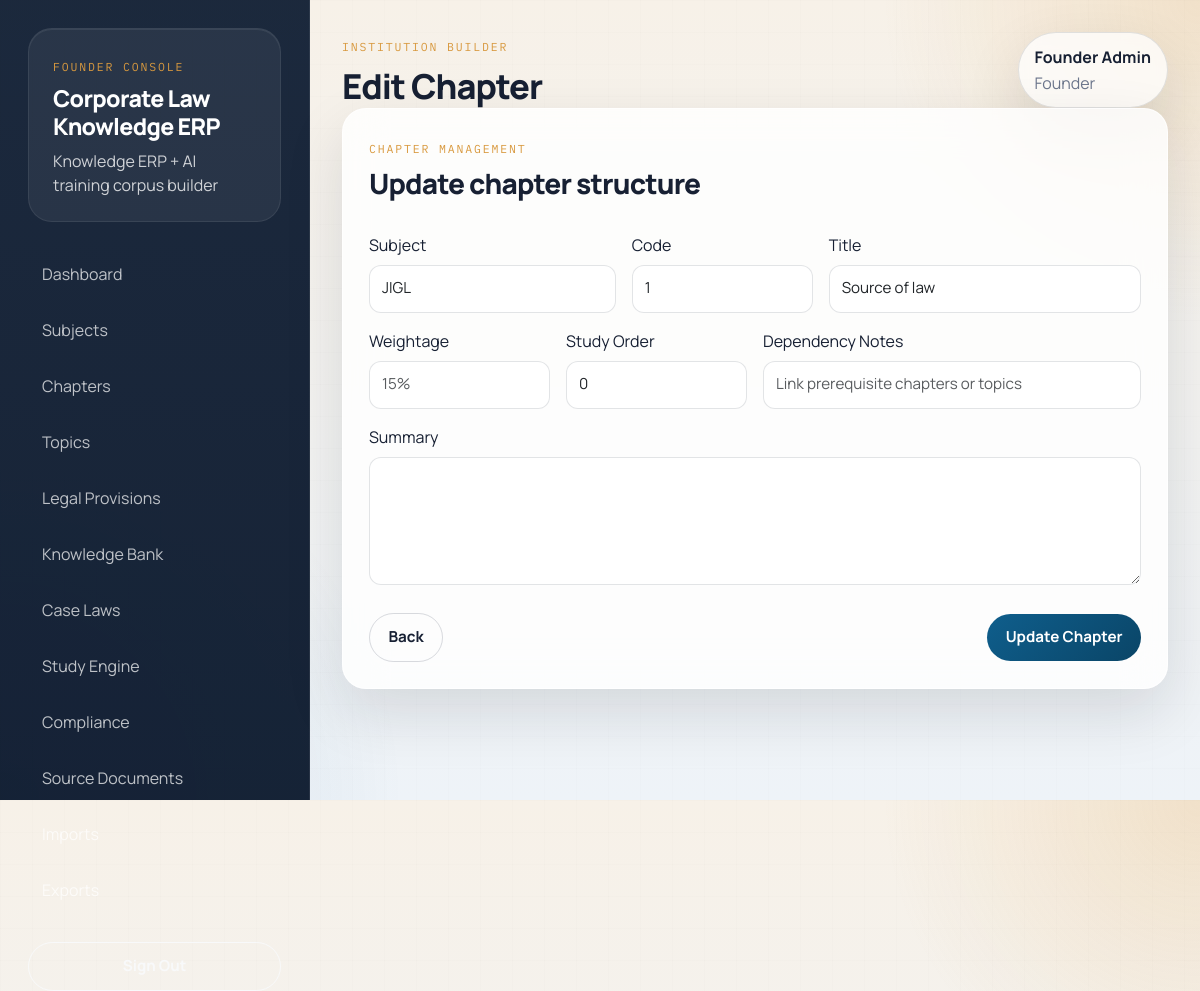
The page /chapters/edit/1 (signed in) on the database its author committed.
### tables this page shows
CREATE TABLE `chapters` (
  `id` int(10) UNSIGNED NOT NULL,
  `subject_id` int(10) UNSIGNED NOT NULL,
  `code` varchar(50) DEFAULT NULL,
  `title` varchar(190) NOT NULL,
  `weightage` varchar(50) DEFAULT NULL,
  `study_order` int(11) NOT NULL DEFAULT 0,
  `dependency_notes` text DEFAULT NULL,
  `summary` text DEFAULT NULL,
  `created_at` datetime NOT NULL,
  `updated_at` datetime NOT NULL
);

### app/Core/Controller.php (called while the page is built, shortened)
<?php
abstract class Controller
{
    protected function render(string $view, array $data = []): void
    {
        $viewFile = dirname(__DIR__) . '/Views/' . $view . '.php';
        extract($data, EXTR_SKIP);
        require $viewFile;
        require dirname(__DIR__) . '/Views/layouts/main.php';
    }
}

### app/Controllers/ChapterController.php (called while the page is built, shortened)
<?php
final class ChapterController extends Controller
{
    public function edit(int $id): void
    {
        $chapter = (new ChapterModel())->find($id);
        $this->render('chapters/form', [
            'title' => 'Edit Chapter',
            'chapter' => $chapter,
            'subjects' => (new SubjectModel())->options(),
        ]);
    }
}

### index.php (called while the page is built, shortened)
<?php
$app = require __DIR__ . '/app/bootstrap.php';
$app->run();

### app/bootstrap.php (called while the page is built, shortened)
<?php
spl_autoload_register(static function (string $class): void {
    $prefix = 'App\\';
    $relativePath = str_replace('\\', '/', substr($class, strlen($prefix)));
    $file = __DIR__ . '/' . $relativePath . '.php';
});
require __DIR__ . '/Support/helpers.php';
$config = require __DIR__ . '/Config/config.php';
$app = new App($config);
$app->get('/', [DashboardController::class, 'index']);
$app->get('/dashboard', [DashboardController::class, 'index']);
$app->get('/login', [AuthController::class, 'login'], false);
$app->post('/login', [AuthController::class, 'authenticate'], false);
$app->post('/logout', [AuthController::class, 'logout']);
$app->get('/subjects', [SubjectController::class, 'index']);
$app->get('/subjects/create', [SubjectController::class, 'create']);
$app->post('/subjects/store', [SubjectController::class, 'store']);
$app->get('/subjects/edit/{id}', [SubjectController::class, 'edit']);
$app->post('/subjects/update/{id}', [SubjectController::class, 'update']);
$app->post('/subjects/delete/{id}', [SubjectController::class, 'delete']);
$app->get('/chapters', [ChapterController::class, 'index']);
$app->get('/chapters/create', [ChapterController::class, 'create']);
$app->post('/chapters/store', [ChapterController::class, 'store']);
$app->get('/chapters/edit/{id}', [ChapterController::class, 'edit']);
$app->post('/chapters/update/{id}', [ChapterController::class, 'update']);
$app->post('/chapters/delete/{id}', [ChapterController::class, 'delete']);
$app->get('/topics', [TopicController::class, 'index']);
$app->get('/topics/create', [TopicController::class, 'create']);
$app->post('/topics/store', [TopicController::class, 'store']);
$app->get('/topics/edit/{id}', [TopicController::class, 'edit']);
$app->post('/topics/update/{id}', [TopicController::class, 'update']);
$app->post('/topics/delete/{id}', [TopicController::class, 'delete']);
$app->get('/legal-provisions', [LegalProvisionController::class, 'index']);
$app->get('/legal-provisions/create', [LegalProvisionController::class, 'create']);
$app->post('/legal-provisions/store', [LegalProvisionController::class, 'store']);
$app->get('/legal-provisions/edit/{id}', [LegalProvisionController::class, 'edit']);
$app->post('/legal-provisions/update/{id}', [LegalProvisionController::class, 'update']);
$app->post('/legal-provisions/delete/{id}', [LegalProvisionController::class, 'delete']);
$app->get('/knowledge', [KnowledgeController::class, 'index']);
$app->get('/knowledge/create', [KnowledgeController::class, 'create']);
$app->post('/knowledge/store', [KnowledgeController::class, 'store']);
$app->get('/knowledge/edit/{id}', [KnowledgeController::class, 'edit']);
$app->post('/knowledge/update/{id}', [KnowledgeController::class, 'update']);
$app->post('/knowledge/delete/{id}', [KnowledgeController::class, 'delete']);
$app->get('/case-laws', [CaseLawController::class, 'index']);
$app->get('/case-laws/create', [CaseLawController::class, 'create']);
$app->post('/case-laws/store', [CaseLawController::class, 'store']);
$app->get('/case-laws/edit/{id}', [CaseLawController::class, 'edit']);
$app->post('/case-laws/update/{id}', [CaseLawController::class, 'update']);
$app->post('/case-laws/delete/{id}', [CaseLawController::class, 'delete']);
$app->get('/study-items', [StudyItemController::class, 'index']);
$app->get('/study-items/create', [StudyItemController::class, 'create']);
$app->post('/study-items/store', [StudyItemController::class, 'store']);
$app->get('/study-items/edit/{id}', [StudyItemController::class, 'edit']);
$app->post('/study-items/update/{id}', [StudyItemController::class, 'update']);
$app->post('/study-items/delete/{id}', [StudyItemController::class, 'delete']);
$app->get('/compliance', [ComplianceController::class, 'index']);
$app->get('/compliance/create', [ComplianceController::class, 'create']);
$app->post('/compliance/store', [ComplianceController::class, 'store']);
$app->get('/compliance/edit/{id}', [ComplianceController::class, 'edit']);
$app->post('/compliance/update/{id}', [ComplianceController::class, 'update']);
$app->post('/compliance/delete/{id}', [ComplianceController::class, 'delete']);
$app->get('/source-documents', [SourceDocumentController::class, 'index']);
$app->get('/source-documents/create', [SourceDocumentController::class, 'create']);
$app->post('/source-documents/store', [SourceDocumentController::class, 'store']);
$app->get('/source-documents/edit/{id}', [SourceDocumentController::class, 'edit']);
$app->post('/source-documents/update/{id}', [SourceDocumentController::class, 'update']);
$app->post('/source-documents/delete/{id}', [SourceDocumentController::class, 'delete']);
$app->get('/imports', [ImportController::class, 'index']);
$app->post('/imports/upload', [ImportController::class, 'upload']);
$app->get('/imports/bulk-chapters-topics', [BulkChaptersTopicsController::class, 'index']);
$app->post('/imports/bulk-chapters-topics', [BulkChaptersTopicsController::class, 'handle']);
$app->get('/exports', [ExportController::class, 'index']);
$app->get('/exports/download', [ExportController::class, 'download']);
return $app;

### app/Core/Database.php (called while the page is built, shortened)
<?php
final class Database
{
    private static ?self $instance = null;
    private PDO $pdo;
    private function __construct(array $config)
    {
        $dsn = sprintf(
            'mysql:host=%s;port=%s;dbname=%s;charset=%s',
            $config['host'],
            $config['port'],
            $config['database'],
            $config['charset']
        );
        $this->pdo = new PDO($dsn, $config['username'], $config['password'], [
            PDO::ATTR_ERRMODE => PDO::ERRMODE_EXCEPTION,
            PDO::ATTR_DEFAULT_FETCH_MODE => PDO::FETCH_ASSOC,
        ]);
    }
    public static function init(array $config): self
    {
        if (! self::$instance) {
            self::$instance = new self($config);
        }
        return self::$instance;
    }
    public static function instance(): self
    {
        return self::$instance;
    }
    public function select(string $sql, array $params = []): array
    {
        $statement = $this->pdo->prepare($sql);
        $statement->execute($params);
        return $statement->fetchAll();
    }
    public function selectOne(string $sql, array $params = []): ?array
    {
        $statement = $this->pdo->prepare($sql);
        $statement->execute($params);
        $result = $statement->fetch();
        return $result ?: null;
    }
}

### app/Core/Model.php (called while the page is built, shortened)
<?php
abstract class Model
{
    protected Database $db;
    protected string $table;
    protected string $primaryKey = 'id';
    public function __construct()
    {
        $this->db = Database::instance();
    }
    public function find(int $id): ?array
    {
        return $this->db->selectOne(
            "SELECT * FROM {$this->table} WHERE {$this->primaryKey} = :id LIMIT 1",
            ['id' => $id]
        );
    }
}

### app/Support/helpers.php (called while the page is built, shortened)
<?php
function config(string $key, mixed $default = null): mixed
{
    return App::instance()->config($key, $default);
}
function base_url(): string
{
    return rtrim((string) config('base_url', ''), '/');
}
function url(string $path = ''): string
{
    $path = trim($path);
    return base_url() . '/' . ltrim($path, '/');
}
function e(string|null $value): string
{
    return htmlspecialchars((string) $value, ENT_QUOTES, 'UTF-8');
}
function old(string $key, mixed $default = ''): mixed
{
    return $_SESSION['_old'][$key] ?? $default;
}
function selected(mixed $actual, mixed $expected): string
{
    return (string) $actual === (string) $expected ? 'selected' : '';
}

### app/Models/SubjectModel.php (called while the page is built, shortened)
<?php
final class SubjectModel extends Model
{
    public function options(): array
    {
        return $this->db->select('SELECT id, name FROM subjects ORDER BY display_order ASC, name ASC');
    }
}

### app/Views/chapters/form.php (the view, shortened to what this page needs)
<?php $chapter = $chapter ?? []; ?>
<form method="post" action="<?= e(url($chapter ? '/chapters/update/' . $chapter['id'] : '/chapters/store')) ?>" class="app-card">
    <div class="section-heading mb-4">
        <div>
            <span class="eyebrow">Chapter Management</span>
            <h3><?= $chapter ? 'Update chapter structure' : 'Create a chapter' ?></h3>
        </div>
    </div>
    <div class="row g-3">
        <div class="col-md-4">
            <label class="form-label">Subject</label>
            <select class="form-select" name="subject_id" required>
                <?php foreach ($subjects as $subject): ?>
                    <option value="<?= e($subject['id']) ?>" <?= selected(old('subject_id', $chapter['subject_id'] ?? ''), $subject['id']) ?>><?= e($subject['name']) ?></option>
                <?php endforeach; ?>
            </select>
        </div>
        <div class="col-md-3">
            <label class="form-label">Code</label>
            <input class="form-control" name="code" value="<?= e(old('code', $chapter['code'] ?? '')) ?>">
        </div>
        <div class="col-md-5">
            <label class="form-label">Title</label>
            <input class="form-control" name="title" value="<?= e(old('title', $chapter['title'] ?? '')) ?>" required>
        </div>
        <div class="col-md-3">
            <label class="form-label">Weightage</label>
            <input class="form-control" name="weightage" value="<?= e(old('weightage', $chapter['weightage'] ?? '')) ?>" placeholder="15%">
        </div>
        <div class="col-md-3">
            <label class="form-label">Study Order</label>
            <input class="form-control" name="study_order" type="number" value="<?= e(old('study_order', $chapter['study_order'] ?? 0)) ?>">
        </div>
        <div class="col-md-6">
            <label class="form-label">Dependency Notes</label>
            <input class="form-control" name="dependency_notes" value="<?= e(old('dependency_notes', $chapter['dependency_notes'] ?? '')) ?>" placeholder="Link prerequisite chapters or topics">
        </div>
        <div class="col-12">
            <label class="form-label">Summary</label>
            <textarea class="form-control" rows="5" name="summary"><?= e(old('summary', $chapter['summary'] ?? '')) ?></textarea>
        </div>
    </div>
    <div class="form-actions">
        <a class="btn btn-outline-secondary" href="<?= e(url('/chapters')) ?>">Back</a>
        <button class="btn btn-primary" type="submit"><?= $chapter ? 'Update Chapter' : 'Create Chapter' ?></button>
    </div>
</form>

### app/Core/App.php (shortened to what this page needs)
<?php
final class App
{
    private static ?self $instance = null;
    private array $config;
    private array $routes = [];
    public function __construct(array $config)
    {
        $this->config = $config;
        self::$instance = $this;
    }
    public static function instance(): self
    {
        return self::$instance;
    }
    public function config(string $key, mixed $default = null): mixed
    {
        $segments = explode('.', $key);
        $value = $this->config;
        foreach ($segments as $segment) {
            $value = $value[$segment];
        }
        return $value;
    }
    private function map(string $method, string $path, array $handler, bool $authRequired): void
    {
        $this->routes[] = [
            'method' => strtoupper($method),
            'path' => '/' . trim($path, '/'),
            'handler' => $handler,
            'auth' => $authRequired,
        ];
    }
    public function run(): void
    {
        $method = request_method();
        $path = request_path();
        foreach ($this->routes as $route) {
            if ($route['method'] !== $method) {
                continue;
            }
            $pattern = preg_replace('#\{([a-zA-Z_][a-zA-Z0-9_]*)\}#', '([^/]+)', $route['path']);
            $pattern = '#^' . $pattern . '$#';
            if (! preg_match($pattern, $path, $matches)) {
                continue;
            }
            array_shift($matches);
            [$class, $action] = $route['handler'];
            $controller = new $class();
            call_user_func_array([$controller, $action], $matches);
            return;
        }
    }
}

### assets/css/app.css (style rules this page uses)
:root { --bg: #f4efe6; --bg-panel: rgba(255, 255, 255, 0.82); --bg-card: #fffaf3; --ink: #172033; --muted: #6c768c; --line: rgba(23, 32, 51, 0.12); --primary: #0f5e8c; --primary-dark: #0a4567; --accent: #d8993f; --sidebar: #122035; --sidebar-light: rgba(255, 255, 255, 0.78); --success: #1a7f5a; --danger: #b14a42; --warning: #b67a16; --shadow: 0 24px 60px rgba(15, 25, 40, 0.12); --radius-lg: 24px; --radius-md: 18px; --radius-sm: 12px; }
* { box-sizing: border-box; }
body { margin: 0; font-family: "Manrope", sans-serif; color: var(--ink); background: radial-gradient(circle at top right, rgba(216, 153, 63, 0.18), transparent 22%), radial-gradient(circle at bottom left, rgba(15, 94, 140, 0.14), transparent 28%), linear-gradient(180deg, #f7f1e8 0%, #eef3f8 100%); min-height: 100vh; }
body::before { content: ""; position: fixed; inset: 0; background-image: linear-gradient(rgba(23, 32, 51, 0.03) 1px, transparent 1px), linear-gradient(90deg, rgba(23, 32, 51, 0.03) 1px, transparent 1px); background-size: 32px 32px; pointer-events: none; opacity: 0.35; }
.brand-block h2, .page-title, .hero-title, .section-heading h3 { font-weight: 800; letter-spacing: -0.03em; }
.eyebrow { display: inline-block; font-family: "IBM Plex Mono", monospace; text-transform: uppercase; letter-spacing: 0.16em; font-size: 0.72rem; color: var(--accent); margin-bottom: 10px; }
.app-header, .page-actions, .section-heading, .form-actions { display: flex; align-items: center; justify-content: space-between; gap: 16px; }
.app-card, .hero-panel, .metric-card { background: var(--bg-panel); border: 1px solid rgba(255, 255, 255, 0.72); box-shadow: var(--shadow); backdrop-filter: blur(20px); }
.app-card, .hero-panel { border-radius: var(--radius-lg); padding: 26px; }
.table, .form-control, .form-select, .btn { font-size: 0.95rem; }
.form-control, .form-select { border-radius: var(--radius-sm); min-height: 48px; border: 1px solid rgba(23, 32, 51, 0.12); background: rgba(255, 255, 255, 0.88); }
textarea.form-control { min-height: auto; }
.form-actions { margin-top: 28px; }
.btn { border-radius: 999px; padding: 0.75rem 1.15rem; font-weight: 700; }
.btn-primary { background: linear-gradient(135deg, var(--primary), var(--primary-dark)); border: none; }
.btn-outline-secondary { border-color: rgba(23, 32, 51, 0.16); color: var(--ink); }

### rows shown on the page
chapters: code "1", title "Source of law", study_order "0"

### other values the page prints
form field subject_id "JIGL"
